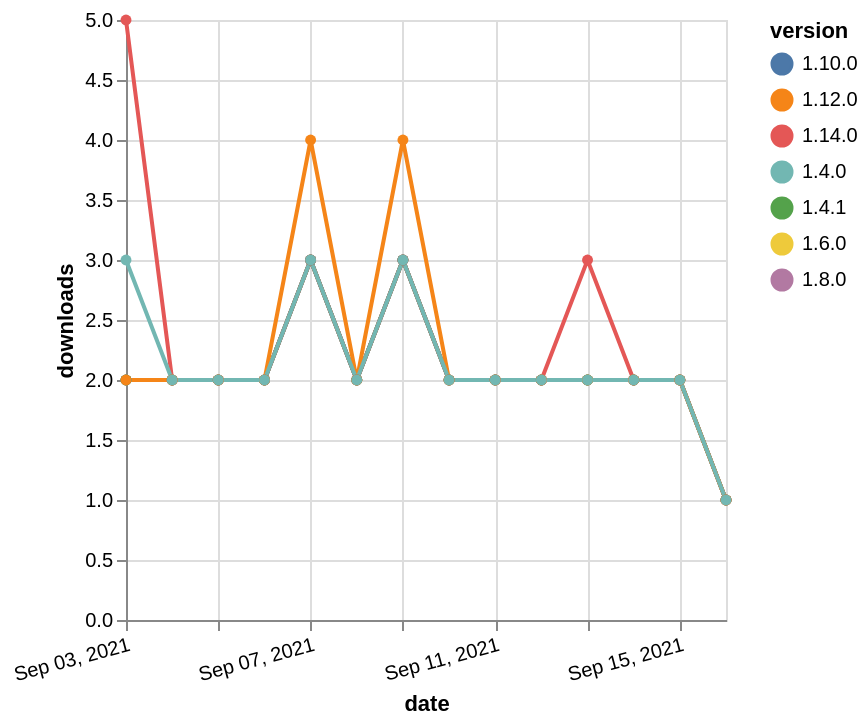

Describe this chart as a Vega-Lite specification.
### Vega-Lite specification from a JSON file in a GitHub repository (floating-point values rounded to 4 significant figures)
{"$schema": "https://vega.github.io/schema/vega-lite/v5.json", "description": "A simple bar chart with embedded data.", "data": {"values": [{"date": "2021-09-03", "total": 1662, "delta": 2, "version": "1.6.0"}, {"date": "2021-09-04", "total": 1664, "delta": 2, "version": "1.6.0"}, {"date": "2021-09-05", "total": 1666, "delta": 2, "version": "1.6.0"}, {"date": "2021-09-06", "total": 1668, "delta": 2, "version": "1.6.0"}, {"date": "2021-09-07", "total": 1671, "delta": 3, "version": "1.6.0"}, {"date": "2021-09-08", "total": 1673, "delta": 2, "version": "1.6.0"}, {"date": "2021-09-09", "total": 1676, "delta": 3, "version": "1.6.0"}, {"date": "2021-09-10", "total": 1678, "delta": 2, "version": "1.6.0"}, {"date": "2021-09-11", "total": 1680, "delta": 2, "version": "1.6.0"}, {"date": "2021-09-12", "total": 1682, "delta": 2, "version": "1.6.0"}, {"date": "2021-09-13", "total": 1684, "delta": 2, "version": "1.6.0"}, {"date": "2021-09-14", "total": 1686, "delta": 2, "version": "1.6.0"}, {"date": "2021-09-15", "total": 1688, "delta": 2, "version": "1.6.0"}, {"date": "2021-09-16", "total": 1689, "delta": 1, "version": "1.6.0"}, {"date": "2021-09-03", "total": 1462, "delta": 2, "version": "1.8.0"}, {"date": "2021-09-04", "total": 1464, "delta": 2, "version": "1.8.0"}, {"date": "2021-09-05", "total": 1466, "delta": 2, "version": "1.8.0"}, {"date": "2021-09-06", "total": 1468, "delta": 2, "version": "1.8.0"}, {"date": "2021-09-07", "total": 1471, "delta": 3, "version": "1.8.0"}, {"date": "2021-09-08", "total": 1473, "delta": 2, "version": "1.8.0"}, {"date": "2021-09-09", "total": 1476, "delta": 3, "version": "1.8.0"}, {"date": "2021-09-10", "total": 1478, "delta": 2, "version": "1.8.0"}, {"date": "2021-09-11", "total": 1480, "delta": 2, "version": "1.8.0"}, {"date": "2021-09-12", "total": 1482, "delta": 2, "version": "1.8.0"}, {"date": "2021-09-13", "total": 1484, "delta": 2, "version": "1.8.0"}, {"date": "2021-09-14", "total": 1486, "delta": 2, "version": "1.8.0"}, {"date": "2021-09-15", "total": 1488, "delta": 2, "version": "1.8.0"}, {"date": "2021-09-16", "total": 1489, "delta": 1, "version": "1.8.0"}, {"date": "2021-09-03", "total": 1006, "delta": 2, "version": "1.10.0"}, {"date": "2021-09-04", "total": 1008, "delta": 2, "version": "1.10.0"}, {"date": "2021-09-05", "total": 1010, "delta": 2, "version": "1.10.0"}, {"date": "2021-09-06", "total": 1012, "delta": 2, "version": "1.10.0"}, {"date": "2021-09-07", "total": 1015, "delta": 3, "version": "1.10.0"}, {"date": "2021-09-08", "total": 1017, "delta": 2, "version": "1.10.0"}, {"date": "2021-09-09", "total": 1020, "delta": 3, "version": "1.10.0"}, {"date": "2021-09-10", "total": 1022, "delta": 2, "version": "1.10.0"}, {"date": "2021-09-11", "total": 1024, "delta": 2, "version": "1.10.0"}, {"date": "2021-09-12", "total": 1026, "delta": 2, "version": "1.10.0"}, {"date": "2021-09-13", "total": 1028, "delta": 2, "version": "1.10.0"}, {"date": "2021-09-14", "total": 1030, "delta": 2, "version": "1.10.0"}, {"date": "2021-09-15", "total": 1032, "delta": 2, "version": "1.10.0"}, {"date": "2021-09-16", "total": 1033, "delta": 1, "version": "1.10.0"}, {"date": "2021-09-03", "total": 1874, "delta": 2, "version": "1.4.1"}, {"date": "2021-09-04", "total": 1876, "delta": 2, "version": "1.4.1"}, {"date": "2021-09-05", "total": 1878, "delta": 2, "version": "1.4.1"}, {"date": "2021-09-06", "total": 1880, "delta": 2, "version": "1.4.1"}, {"date": "2021-09-07", "total": 1883, "delta": 3, "version": "1.4.1"}, {"date": "2021-09-08", "total": 1885, "delta": 2, "version": "1.4.1"}, {"date": "2021-09-09", "total": 1888, "delta": 3, "version": "1.4.1"}, {"date": "2021-09-10", "total": 1890, "delta": 2, "version": "1.4.1"}, {"date": "2021-09-11", "total": 1892, "delta": 2, "version": "1.4.1"}, {"date": "2021-09-12", "total": 1894, "delta": 2, "version": "1.4.1"}, {"date": "2021-09-13", "total": 1896, "delta": 2, "version": "1.4.1"}, {"date": "2021-09-14", "total": 1898, "delta": 2, "version": "1.4.1"}, {"date": "2021-09-15", "total": 1900, "delta": 2, "version": "1.4.1"}, {"date": "2021-09-16", "total": 1901, "delta": 1, "version": "1.4.1"}, {"date": "2021-09-03", "total": 225, "delta": 5, "version": "1.14.0"}, {"date": "2021-09-04", "total": 227, "delta": 2, "version": "1.14.0"}, {"date": "2021-09-05", "total": 229, "delta": 2, "version": "1.14.0"}, {"date": "2021-09-06", "total": 231, "delta": 2, "version": "1.14.0"}, {"date": "2021-09-07", "total": 234, "delta": 3, "version": "1.14.0"}, {"date": "2021-09-08", "total": 236, "delta": 2, "version": "1.14.0"}, {"date": "2021-09-09", "total": 239, "delta": 3, "version": "1.14.0"}, {"date": "2021-09-10", "total": 241, "delta": 2, "version": "1.14.0"}, {"date": "2021-09-11", "total": 243, "delta": 2, "version": "1.14.0"}, {"date": "2021-09-12", "total": 245, "delta": 2, "version": "1.14.0"}, {"date": "2021-09-13", "total": 248, "delta": 3, "version": "1.14.0"}, {"date": "2021-09-14", "total": 250, "delta": 2, "version": "1.14.0"}, {"date": "2021-09-15", "total": 252, "delta": 2, "version": "1.14.0"}, {"date": "2021-09-16", "total": 253, "delta": 1, "version": "1.14.0"}, {"date": "2021-09-03", "total": 692, "delta": 2, "version": "1.12.0"}, {"date": "2021-09-04", "total": 694, "delta": 2, "version": "1.12.0"}, {"date": "2021-09-05", "total": 696, "delta": 2, "version": "1.12.0"}, {"date": "2021-09-06", "total": 698, "delta": 2, "version": "1.12.0"}, {"date": "2021-09-07", "total": 702, "delta": 4, "version": "1.12.0"}, {"date": "2021-09-08", "total": 704, "delta": 2, "version": "1.12.0"}, {"date": "2021-09-09", "total": 708, "delta": 4, "version": "1.12.0"}, {"date": "2021-09-10", "total": 710, "delta": 2, "version": "1.12.0"}, {"date": "2021-09-11", "total": 712, "delta": 2, "version": "1.12.0"}, {"date": "2021-09-12", "total": 714, "delta": 2, "version": "1.12.0"}, {"date": "2021-09-13", "total": 716, "delta": 2, "version": "1.12.0"}, {"date": "2021-09-14", "total": 718, "delta": 2, "version": "1.12.0"}, {"date": "2021-09-15", "total": 720, "delta": 2, "version": "1.12.0"}, {"date": "2021-09-16", "total": 721, "delta": 1, "version": "1.12.0"}, {"date": "2021-09-03", "total": 2046, "delta": 3, "version": "1.4.0"}, {"date": "2021-09-04", "total": 2048, "delta": 2, "version": "1.4.0"}, {"date": "2021-09-05", "total": 2050, "delta": 2, "version": "1.4.0"}, {"date": "2021-09-06", "total": 2052, "delta": 2, "version": "1.4.0"}, {"date": "2021-09-07", "total": 2055, "delta": 3, "version": "1.4.0"}, {"date": "2021-09-08", "total": 2057, "delta": 2, "version": "1.4.0"}, {"date": "2021-09-09", "total": 2060, "delta": 3, "version": "1.4.0"}, {"date": "2021-09-10", "total": 2062, "delta": 2, "version": "1.4.0"}, {"date": "2021-09-11", "total": 2064, "delta": 2, "version": "1.4.0"}, {"date": "2021-09-12", "total": 2066, "delta": 2, "version": "1.4.0"}, {"date": "2021-09-13", "total": 2068, "delta": 2, "version": "1.4.0"}, {"date": "2021-09-14", "total": 2070, "delta": 2, "version": "1.4.0"}, {"date": "2021-09-15", "total": 2072, "delta": 2, "version": "1.4.0"}, {"date": "2021-09-16", "total": 2073, "delta": 1, "version": "1.4.0"}]}, "width": "container", "mark": {"type": "line", "point": {"filled": true}}, "encoding": {"x": {"field": "date", "type": "temporal", "timeUnit": "yearmonthdate", "title": "date", "axis": {"labelAngle": -15}}, "y": {"field": "delta", "type": "quantitative", "title": "downloads"}, "color": {"field": "version", "type": "nominal"}, "tooltip": {"field": "delta"}}}
